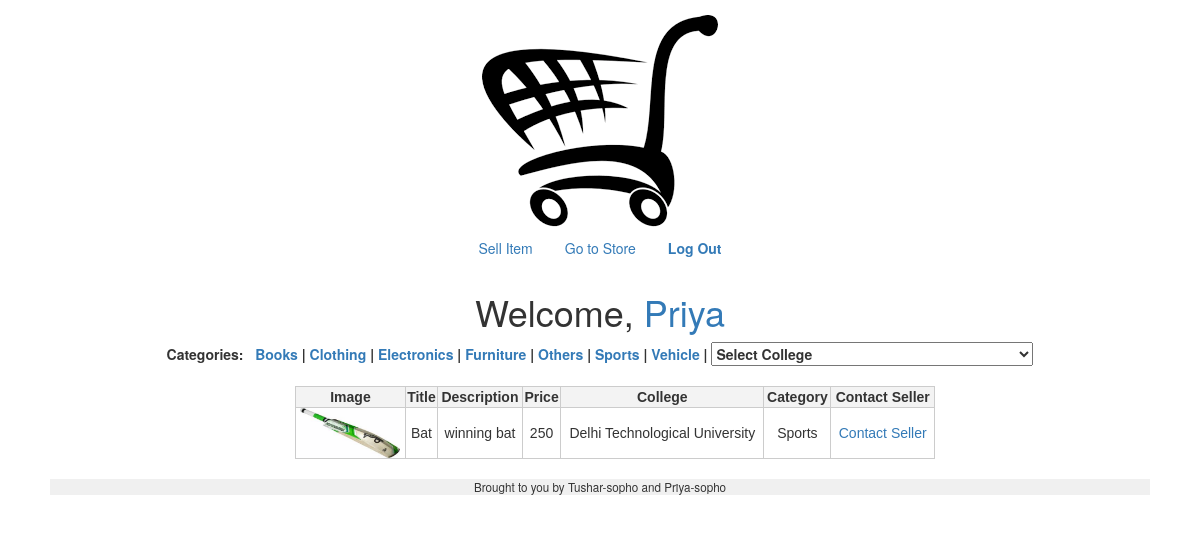
The app's page /store.php?q=5 (signed in) with its own data.
### tables this page shows
CREATE TABLE IF NOT EXISTS `Account` (
  `Uid` int(11) NOT NULL AUTO_INCREMENT,
  `Name` varchar(40) NOT NULL,
  `email` varchar(50) NOT NULL,
  `password` varchar(255) NOT NULL,
  `Cid` varchar(10) NOT NULL COMMENT 'References cid of college Table',
  `Gender` char(1) NOT NULL COMMENT 'Either G or B',
  PRIMARY KEY (`Uid`),
  UNIQUE KEY `email` (`email`)
);

CREATE TABLE IF NOT EXISTS `Category` (
  `Ca_id` int(11) NOT NULL AUTO_INCREMENT,
  `Cname` varchar(20) NOT NULL,
  PRIMARY KEY (`Ca_id`),
  UNIQUE KEY `Cname` (`Cname`)
);

CREATE TABLE IF NOT EXISTS `Item` (
  `I_id` int(11) NOT NULL AUTO_INCREMENT,
  `Title` varchar(50) NOT NULL,
  `Description` varchar(200) NOT NULL,
  `Uid` int(11) NOT NULL,
  `Ca_id` int(11) NOT NULL,
  `Contact` varchar(150) NOT NULL,
  `Price` mediumint(9) NOT NULL COMMENT 'If price =0 => for donation',
  `Image` varchar(100) NOT NULL,
  PRIMARY KEY (`I_id`)
);

CREATE TABLE IF NOT EXISTS `College` (
  `Cid` varchar(10) NOT NULL,
  `Name` varchar(50) NOT NULL,
  PRIMARY KEY (`Cid`)
);

### views/store.php (the view, shortened to what this page needs)
 <?php if (!empty($_SESSION["id"])): ?>
 <h1>Welcome, <a href="portfolio.php" >
    <?php $id = $_SESSION["id"]; $name = mysql_query("SELECT Name FROM Account WHERE Uid=$id");
    $user= mysql_fetch_assoc($name);
    echo $user["Name"];
    ?>
 </a>
 <br>
 </h1>
 <?php endif ?>
 <b>
 Categories: &nbsp;
  <?php
    $record = mysql_query("SELECT * FROM Category");
    while($r=mysql_fetch_assoc($record))
    {
    $name = $r["Cname"];
    $cid = $r["Ca_id"];
    echo "<a href= 'store.php?q=$cid' name='Category'>".$name."</a> | ";
    }
  ?>
  <form action="store.php" style="display:inline;">
 <select onchange="this.form.submit(); "  name="q2" value="<?= $cid ?>">
  <option value="0"Selected disabled>Select College</option>
  </select></b></form><br><br>
  <div class="container">
    <table style="margin-left:auto; margin-right:auto; color: #333; font-family: Helvetica, Arial, sans-serif; width: 640px; border-collapse:collapse; border-spacing: 0;" >
            <tr>
                <th style="border: 1px solid #CCC; background: #F3F3F3; font-weight: bold; text-align:center;">Image</th>
                <th style="border: 1px solid #CCC; background: #F3F3F3; font-weight: bold; text-align:center;">Title</th>
                <th style="border: 1px solid #CCC; background: #F3F3F3; font-weight: bold; text-align:center;">Description</th>
                <th style="border: 1px solid #CCC; background: #F3F3F3; font-weight: bold; text-align:center;">Price</th>
                <th style="border: 1px solid #CCC; background: #F3F3F3; font-weight: bold; text-align:center;">College</th>
                <th style="border: 1px solid #CCC; background: #F3F3F3; font-weight: bold; text-align:center;">Category</th>
                <th style="border: 1px solid #CCC; background: #F3F3F3; font-weight: bold; text-align:center;">Contact Seller</th>
            </tr>
            <?php while ($r = mysql_fetch_assoc($rows)): ?>
              <?php
                  $uid = $r["Uid"];
                  $ca_id = $r["Ca_id"];
                  $id = $r["I_id"];
                  $query1="Select Name FROM College where Cid = ( SELECT Cid from Account where UID = '$uid')";
                  $query2= "Select Cname FROM Category where Ca_id = $ca_id";
                  ?>
                   <tr>
                    <td style="border: 1px solid #CCC;"><?= "<img src=\"".$r["Image"]."\" width=100px height=50px >" ?> </td>
                    <td style="border: 1px solid #CCC;"><?= $r["Title"] ?></td>
                    <td style="border: 1px solid #CCC;"><?= $r["Description"] ?></td>
                    <td style="border: 1px solid #CCC;"><?= $r["Price"] ?></td>
                    <td style="border: 1px solid #CCC;"><?php $name = mysql_query($query1);
                      $clg= mysql_fetch_assoc($name);
                      echo $clg["Name"];
                      ?></td>
                    <td style="border: 1px solid #CCC;"><?php $name = mysql_query($query2);
                      $ctg= mysql_fetch_assoc($name);
                      echo $ctg["Cname"];
                      ?></td>
                    <td style="border: 1px solid #CCC;"><?= "<a href='seller.php?id=$id'>Contact Seller</a>" ?></td>
                </tr>
            <?php endwhile ?>
    </table>
</div>

### html/css/styles.css (style rules this page uses)
.container { margin-left: auto; margin-right: auto; text-align: center; }

### records on screen
account: Name "Priya"
category: Cname "Books"
category: Cname "Clothing"
category: Cname "Electronics"
category: Cname "Furniture"
category: Cname "Others"
category: Cname "Sports"
category: Cname "Vehicle"
item: Image (picture), Title "Bat", Description "winning bat", Price "250", college.Name "Delhi Technological University", Ca.Cname "Sports"
